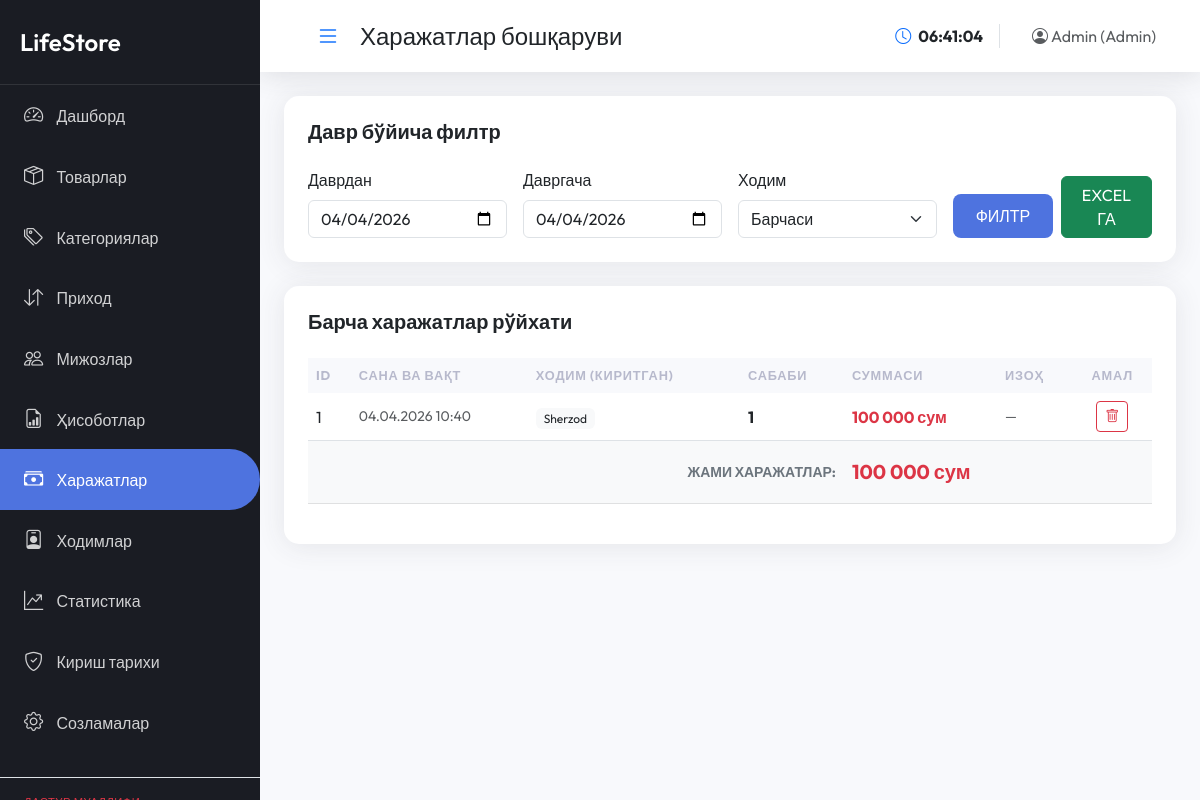
The page /admin/expenses.php (signed in) on the database its author committed.
### tables this page shows
CREATE TABLE `expenses` (
  `id` int(11) NOT NULL,
  `user_id` int(11) DEFAULT NULL,
  `category` varchar(255) NOT NULL,
  `amount` decimal(15,2) NOT NULL,
  `description` text,
  `date` timestamp NULL DEFAULT CURRENT_TIMESTAMP
);

CREATE TABLE `users` (
  `id` int(11) NOT NULL,
  `name` varchar(255) NOT NULL,
  `phone` varchar(20) DEFAULT NULL,
  `login` varchar(50) NOT NULL,
  `password` varchar(255) NOT NULL,
  `role` enum('admin','cashier') NOT NULL,
  `created_at` timestamp NULL DEFAULT CURRENT_TIMESTAMP
);

### config.php (called while the page is built, shortened)
<?php
function formatMoney($amount) {
    return number_format($amount, 0, '.', ' ') . " сум";
}
?>

### admin/expenses.php (the view, shortened to what this page needs)
<?php
require_once 'layout.php';
$from_date = isset($_GET['from_date']) ? $_GET['from_date'] : date('Y-m-d');
$to_date = isset($_GET['to_date']) ? $_GET['to_date'] : date('Y-m-d');
$user_id = isset($_GET['user_id']) ? $_GET['user_id'] : '';
?>
<div class="card p-4 mb-4">
    <h5 class="fw-bold mb-4">Давр бўйича филтр</h5>
    <form method="GET" class="row g-3">
        <div class="col-md-3">
            <label class="form-label">Даврдан</label>
            <input type="date" name="from_date" class="form-control" value="<?php echo $from_date; ?>">
        </div>
        <div class="col-md-3">
            <label class="form-label">Давргача</label>
            <input type="date" name="to_date" class="form-control" value="<?php echo $to_date; ?>">
        </div>
        <div class="col-md-3">
            <label class="form-label">Ходим</label>
            <select name="user_id" class="form-select">
                <option value="">Барчаси</option>
            </select>
        </div>
        <div class="col-md-3 d-flex align-items-end">
            <button type="submit" class="btn btn-primary me-2 w-100">ФИЛТР</button>
            <a href="expenses.php?export=1&from_date=<?php echo $from_date; ?>&to_date=<?php echo $to_date; ?>&user_id=<?php echo $user_id; ?>" class="btn btn-success w-100">EXCEL ГА</a>
        </div>
    </form>
</div>
<div class="card p-4">
    <h5 class="fw-bold mb-4">Барча харажатлар рўйхати</h5>
    <div class="table-responsive">
        <table class="table table-hover align-middle">
            <thead class="table-light">
                <tr>
                    <th>ID</th>
                    <th>Сана ва Вақт</th>
                    <th>Ходим (Киритган)</th>
                    <th>Сабаби</th>
                    <th>Суммаси</th>
                    <th>Изоҳ</th>
                    <th class="text-center">Амал</th>
                </tr>
            </thead>
            <tbody>
                <?php
                $where = "WHERE 1=1";
                if (!empty($from_date)) $where .= " AND e.date >= '" . $conn->real_escape_string($from_date) . " 00:00:00'";
                if (!empty($to_date)) $where .= " AND e.date <= '" . $conn->real_escape_string($to_date) . " 23:59:59'";
                $sql = "SELECT e.*, u.name as user_name FROM expenses e JOIN users u ON e.user_id = u.id $where ORDER BY e.date DESC";
                $res = $conn->query($sql);
                $total_sum = 0;
                while($row = $res->fetch_assoc()):
                    $total_sum += $row['amount'];
                ?>
                <tr>
                    <td><?php echo $row['id']; ?></td>
                    <td class="small text-muted"><?php echo date('d.m.Y H:i', strtotime($row['date'])); ?></td>
                    <td><span class="badge bg-light text-dark fw-normal"><?php echo $row['user_name']; ?></span></td>
                    <td><span class="fw-bold"><?php echo $row['category']; ?></span></td>
                    <td class="text-danger fw-bold"><?php echo formatMoney($row['amount']); ?></td>
                    <td class="small text-muted italic"><?php echo $row['description'] ?: '—'; ?></td>
                    <td class="text-center">
                        <a href="?delete=<?php echo $row['id']; ?>&from_date=<?php echo $from_date; ?>&to_date=<?php echo $to_date; ?>" class="btn btn-sm btn-outline-danger" onclick="return confirm('Харажатни ўчиришни тасдиқлайсизми?')">
                            <i class="bi bi-trash"></i>
                        </a>
                    </td>
                </tr>
                <?php endwhile; ?>
            </tbody>
            <tfoot class="table-light fw-bold border-top-2">
                <tr>
                    <td colspan="4" class="text-end py-3 text-secondary text-uppercase small">Жами харажатлар:</td>
                    <td colspan="3" class="py-3 text-danger fs-5"><?php echo formatMoney($total_sum); ?></td>
                </tr>
            </tfoot>
        </table>
    </div>
</div>

### admin/layout.php (style rules this page uses)
:root { --sidebar-width: 260px; --primary-color: #4e73df; --secondary-color: #858796; --dark-bg: #1a1c23; --light-bg: #f8f9fc; }
body { font-family: 'Outfit', sans-serif; background-color: var(--light-bg); overflow-x: hidden; }
.card { border: none; border-radius: 15px; box-shadow: 0 0.15rem 1.75rem 0 rgba(58, 59, 69, 0.1); transition: transform 0.3s; }
.btn-primary { background-color: var(--primary-color); border: none; border-radius: 8px; padding: 10px 20px; }
.table thead th { background-color: #f8f9fc; text-transform: uppercase; font-size: 0.8rem; letter-spacing: 0.05rem; font-weight: 700; color: #b7b9cc; border: none; }

### rows shown on the page
expenses: id "1", date "04.04.2026 10:40", user.name "Sherzod", category "1", amount "100 000 сум", description "—"

### other values the page prints
$title "Харажатлар бошқаруви"
$_SESSION['name'] "Admin"
formatMoney($total_sum) "100 000 сум"
